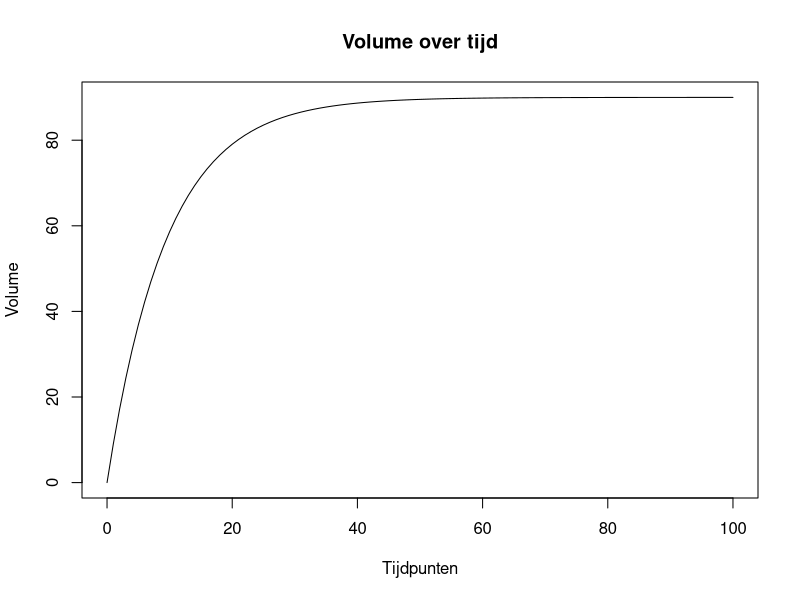
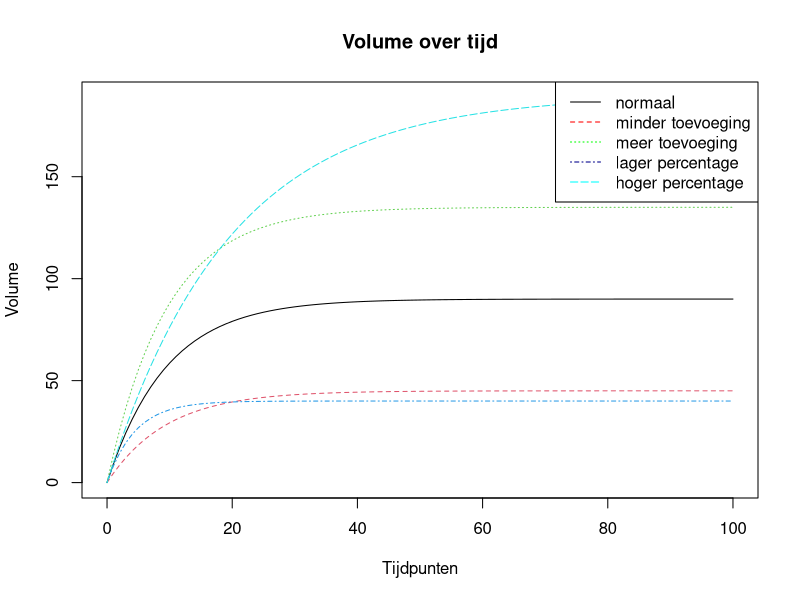
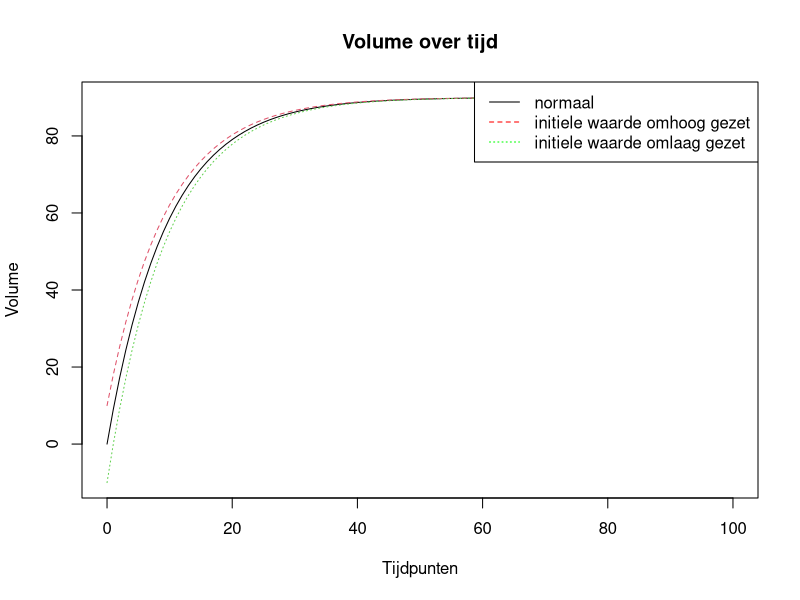
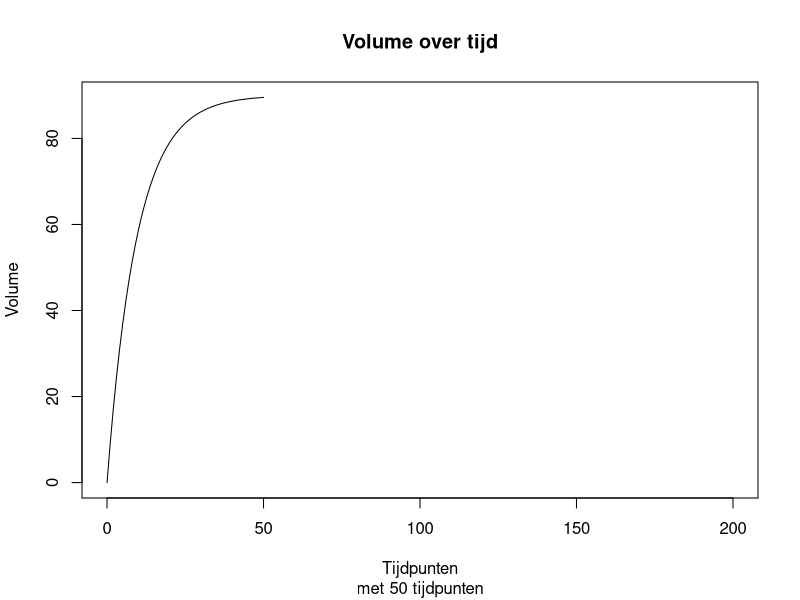
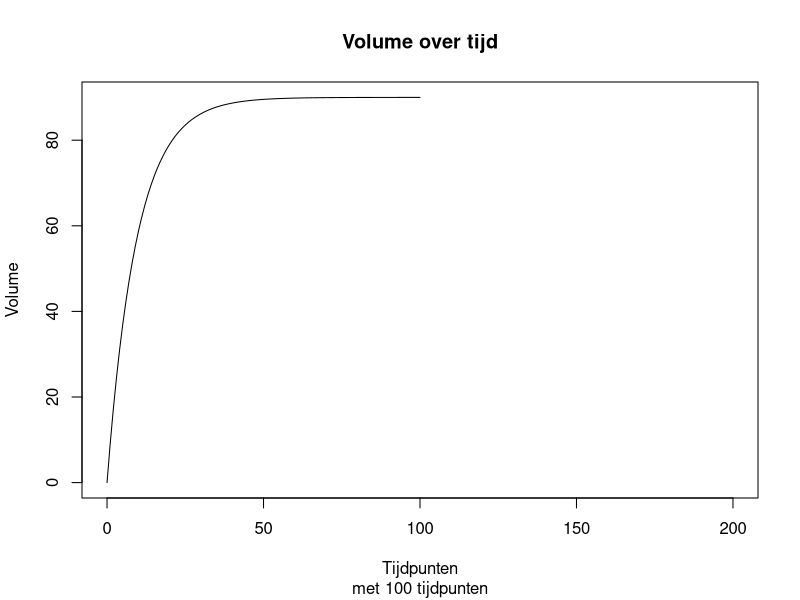
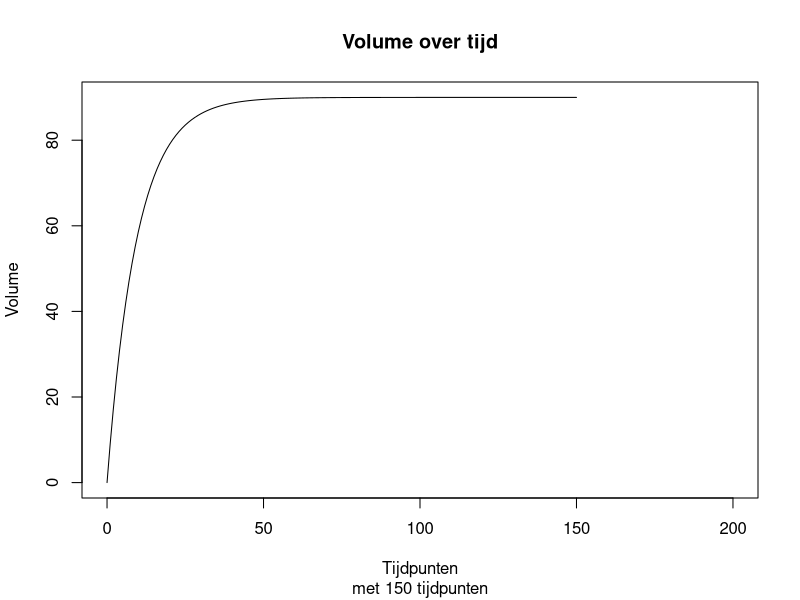
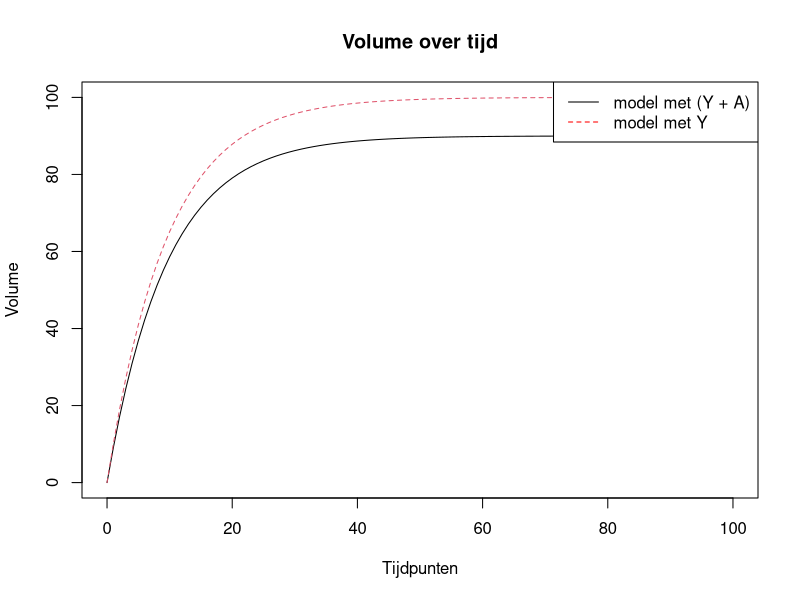

These figures' R source, in order:
## ---- chunk 1
knitr::opts_chunk$set(echo = TRUE)
## ---- chunk 2
rm(list=ls())
## ---- chunk 3
library(deSolve)

para <- c(add = 10, pV = 0.1)
state <- c(volume = 0)
times <- seq(0, 100,  by = 1)

Calculate.Balans <- function(time, y, para){
 with(as.list(c(para)),{
         dY <- add - pV * (y+add)
         return(list(c(dY)))
       }
       )
  
}
out <- ode(time = times,
           y = state,
           parms = para,
           func = Calculate.Balans,
           method = "euler")

head(out)
plot(out,
     main = "Volume over tijd",
     ylab = "Volume",
     xlab = "Tijdpunten")

## ---- chunk 4
para <- c(add = 5, pV = 0.1)
state <- c(volume = 0)
times <- seq(0, 100,  by = 1)

out2 <- ode(time = times,
           y = state,
           parms = para,
           func = Calculate.Balans,
           method = "euler")

para <- c(add = 15, pV = 0.1)
state <- c(volume = 0)
times <- seq(0, 100,  by = 1)

out3 <- ode(time = times,
           y = state,
           parms = para,
           func = Calculate.Balans,
           method = "euler")

para <- c(add = 10, pV = 0.2)
state <- c(volume = 0)
times <- seq(0, 100,  by = 1)

out4 <- ode(time = times,
           y = state,
           parms = para,
           func = Calculate.Balans,
           method = "euler")

para <- c(add = 10, pV = 0.05)
state <- c(volume = 0)
times <- seq(0, 100,  by = 1)

out5 <- ode(time = times,
           y = state,
           parms = para,
           func = Calculate.Balans,
           method = "euler")

plot(out, out2, out3, out4, out5,
     main = "Volume over tijd",
     ylab = "Volume",
     xlab = "Tijdpunten")

legend("topright",
       c("normaal", "minder toevoeging", 
         "meer toevoeging", "lager percentage", "hoger percentage"),
       lty = 1:5,
       col = c("black", "red", "green", "dark blue", "cyan"))

## ---- chunk 5
para <- c(add = 10, pV = 0.1)
state <- c(volume = 10)
times <- seq(0, 100,  by = 1)

init1 <- ode(time = times,
           y = state,
           parms = para,
           func = Calculate.Balans,
           method = "euler")

para <- c(add = 10, pV = 0.1)
state <- c(volume = -10)
times <- seq(0, 100,  by = 1)

init2 <- ode(time = times,
           y = state,
           parms = para,
           func = Calculate.Balans,
           method = "euler")

plot(out, init1, init2,
     main = "Volume over tijd",
     ylab = "Volume",
     xlab = "Tijdpunten")

legend("topright",
       c("normaal", "initiele waarde omhoog gezet", "initiele waarde omlaag gezet"),
       lty = 1:3,
       col = c("black", "red", "green"))
## ---- chunk 6
para <- c(add = 10, pV = 0.1)
state <- c(volume = 0)
times <- seq(0, 50,  by = 1)

ti1 <- ode(time = times,
           y = state,
           parms = para,
           func = Calculate.Balans,
           method = "euler")

para <- c(add = 10, pV = 0.1)
state <- c(volume = 0)
times <- seq(0, 150,  by = 1)

ti2 <- ode(time = times,
           y = state,
           parms = para,
           func = Calculate.Balans,
           method = "euler")

plot(ti1,
     main = "Volume over tijd",
     ylab = "Volume",
     xlab = "Tijdpunten",
     sub = "met 50 tijdpunten",
     xlim = c(0, 200))

plot(out,
     main = "Volume over tijd",
     ylab = "Volume",
     xlab = "Tijdpunten",
     sub = "met 100 tijdpunten",
     xlim = c(0, 200))

plot(ti2,
     main = "Volume over tijd",
     ylab = "Volume",
     xlab = "Tijdpunten",
     sub = "met 150 tijdpunten",
     xlim = c(0, 200))
## ---- chunk 7
para <- c(add = 10, pV = 0.1)
state <- c(volume = 0)
times <- seq(0, 100,  by = 1)

Calculate.Balans <- function(time, y, para){
 with(as.list(c(para)),{
         dY <- add - pV * y
         return(list(c(dY)))
       }
       )
}

new_out <- ode(time = times,
           y = state,
           parms = para,
           func = Calculate.Balans,
           method = "euler")

plot(out , new_out,
     main = "Volume over tijd",
     ylab = "Volume",
     xlab = "Tijdpunten")
legend("topright",
       c("model met (Y + A)", "model met Y"),
       col = c("black", "red"),
       lty = 1:2)
